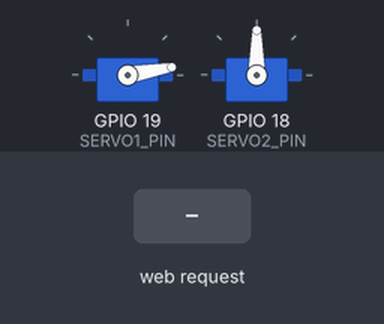
The program below on a simulated ESP32. Shown: 2 × servo. The test bench sets the inputs (shaded band). WiFi joins after 1.5 s; servers stay silent unless stated; what the program prints to the serial monitor is not drawn.

Above: at 2.7 s.
2.8 s: HTTP request GET /fermer received
At 3.3 s:
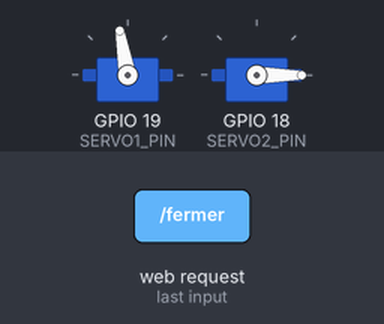
4.3 s: HTTP request GET /ouvrir/1 received
At 5.5 s:
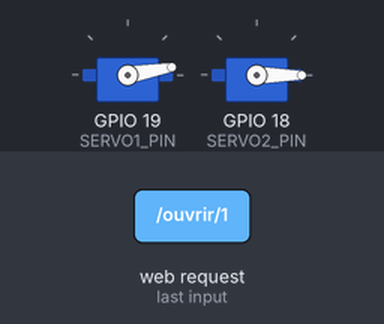
5.8 s: HTTP request GET /ouvrir received
At 6.8 s:
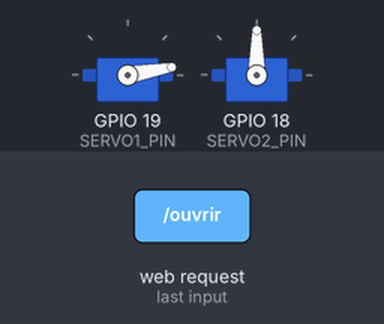
7.3 s: HTTP request GET /fermer/1 received
At 7.9 s:
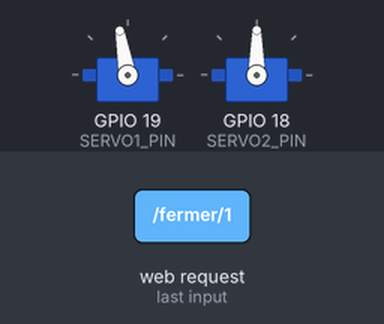
8.8 s: HTTP request GET /fermer/2 received
At 9.1 s:
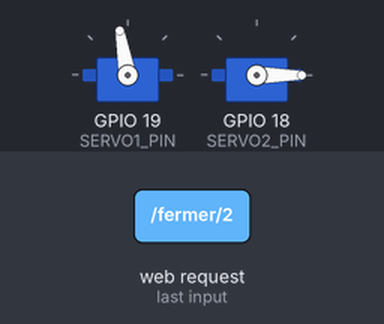
Timing chart, 0 to 11.3 s (numbered marks = the images above; inputs shaded):
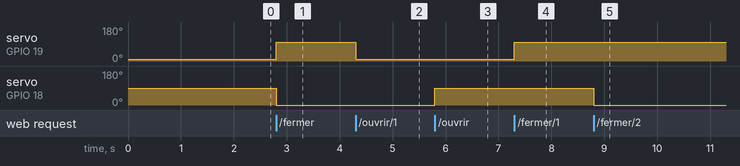

Measured:
- after the input at 2.8 s, servo on GPIO 19 (SERVO1_PIN): 10° → 100° at once; servo on GPIO 18 (SERVO2_PIN): 90° → 0° at once
- after the input at 4.3 s, servo on GPIO 19 (SERVO1_PIN): 100° → 10° at once
- after the input at 5.8 s, servo on GPIO 18 (SERVO2_PIN): 0° → 90° at once
- after the input at 7.3 s, servo on GPIO 19 (SERVO1_PIN): 10° → 100° at once
- after the input at 8.8 s, servo on GPIO 18 (SERVO2_PIN): 90° → 0° at once

The program:

main.cpp
```cpp
#include <Arduino.h>
#include <WiFi.h>
#include <WebServer.h>
#include <ESP32Servo.h>

const char* ssid = "OPPO A96";
const char* password = "roua1234";

WebServer server(80);

Servo servo1;
Servo servo2;

#define SERVO1_PIN 19
#define SERVO2_PIN 18

// Positions
const int OPEN_S1 = 10;
const int CLOSE_S1 = 100;
const int OPEN_S2 = 90;
const int CLOSE_S2 = 0;

void fermerTous() {
    servo1.write(CLOSE_S1);
    servo2.write(CLOSE_S2);

    server.send(200, "text/plain", "Tous fermes");
}

void ouvrirTous() {
    servo1.write(OPEN_S1);
    servo2.write(OPEN_S2);

    server.send(200, "text/plain", "Tous ouverts");
}

void fermer1() {
    servo1.write(CLOSE_S1);

    server.send(200, "text/plain", "Holder 1 ferme");
}

void fermer2() {
    servo2.write(CLOSE_S2);

    server.send(200, "text/plain", "Holder 2 ferme");
}

void ouvrir1() {
    servo1.write(OPEN_S1);

    server.send(200, "text/plain", "Holder 1 ouvert");
}

void ouvrir2() {
    servo2.write(OPEN_S2);

    server.send(200, "text/plain", "Holder 2 ouvert");
}
void pageAccueil() {

    String html = R"rawliteral(
    <!DOCTYPE html>
    <html>
    <head>
        <meta charset="UTF-8">
        <title>Controle Holders</title>
        <style>
            body{
                font-family:Arial;
                text-align:center;
                margin-top:50px;
            }

            button{
                width:200px;
                height:80px;
                font-size:25px;
                margin:20px;
                cursor:pointer;
            }

            .ouvrir{
                background-color:green;
                color:white;
            }

            .fermer{
                background-color:red;
                color:white;
            }
        </style>
    </head>
    <body>

        <h1>Controle des Holders</h1>

        <button class="ouvrir"
            onclick="fetch('/ouvrir')">
            OUVRIR
        </button>

        <button class="fermer"
            onclick="fetch('/fermer')">
            FERMER
        </button>
         <button class="fermer"
            onclick="fetch('/fermer1')">
            FERMER HOLDER 1
        </button>

        <button class="fermer"
            onclick="fetch('/fermer2')">
            FERMER HOLDER 2
        </button>

    </body>
    </html>
    )rawliteral";

    server.send(200, "text/html", html);
}
void setup() {

    Serial.begin(115200);

    servo1.attach(SERVO1_PIN);
    servo2.attach(SERVO2_PIN);

    servo1.write(OPEN_S1);
    servo2.write(OPEN_S2);

    WiFi.begin(ssid, password);

    Serial.print("Connexion WiFi");

    while (WiFi.status() != WL_CONNECTED) {
        delay(500);
        Serial.print(".");
    }

    Serial.println();
    Serial.println("Connecte !");
    Serial.print("IP : ");
    Serial.println(WiFi.localIP());

    server.on("/", pageAccueil);

    server.on("/ouvrir", ouvrirTous);
    server.on("/fermer", fermerTous);

    server.on("/ouvrir/1", ouvrir1);
    server.on("/ouvrir/2", ouvrir2);

    server.on("/fermer/1", fermer1);
    server.on("/fermer/2", fermer2);

    server.on("/ping", HTTP_GET, []() {
    server.send(200, "text/plain", "OK");
    });
    server.begin();

    Serial.println("Serveur HTTP demarre");
}

void loop() {
    server.handleClient();
}
```
